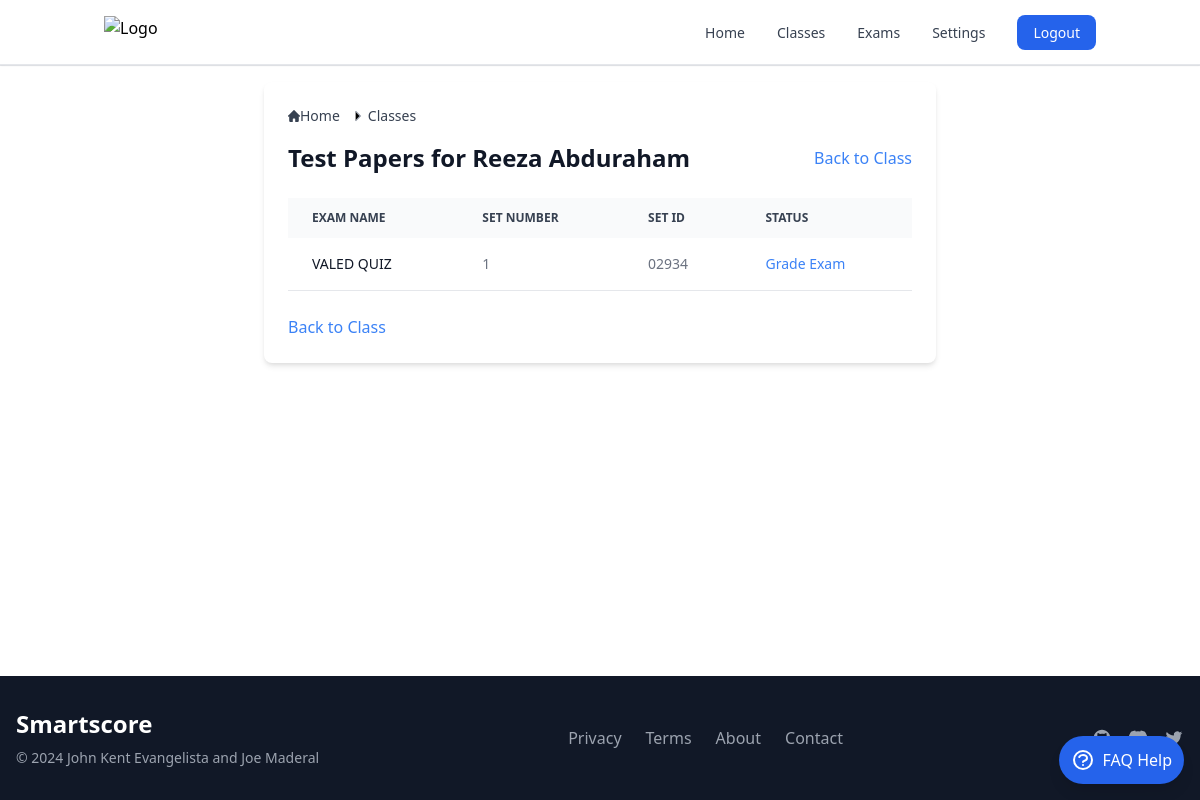
/student_test_papers/297/ (signed in), run on the app's committed database.
### smartscoreapp/models.py (models this page shows, shortened)
class Student(models.Model):
    first_name = models.CharField(max_length=50)
    last_name = models.CharField(max_length=50)
    middle_initial = models.CharField(max_length=1, blank=True)
    student_id = models.CharField(max_length=12, blank=True)  # Not unique
    assigned_class = models.ForeignKey(Class, on_delete=models.CASCADE, related_name='students', null=False)
    short_id = models.CharField(max_length=8, editable=False, null=True, blank=True)
    class Meta:
        unique_together = ('first_name', 'last_name', 'middle_initial', 'assigned_class', 'short_id')

class TestSet(models.Model):
    exam = models.ForeignKey(Exam, on_delete=models.CASCADE)
    student = models.ForeignKey(Student, on_delete=models.CASCADE)
    set_no = models.IntegerField()
    set_id = models.CharField(max_length=5, blank=True)  # Removed unique=True
    questions = models.ManyToManyField('Question', related_name='test_sets', blank=True)
    answer_key = models.CharField(max_length=255, blank=True)
    class Meta:
        unique_together = [['exam', 'student']]  # Ensure one test set per student per exam

class Exam(models.Model):
    exam_id = models.CharField(max_length=3, unique=True, editable=False)
    name = models.CharField(max_length=50)
    class_assigned = models.ForeignKey(Class, related_name='exams', on_delete=models.SET_NULL, null=True)  # Set to NULL on class deletion
    questions = models.ManyToManyField(Question, related_name='exams')
    set_id = models.CharField(max_length=6, unique=True, blank=True)
    instructions = models.TextField(blank=True, null=True)
    time_limit = models.IntegerField(null=True, blank=True)

### smartscoreapp/views.py (the view)
# urls.py: path('student_test_papers/<int:student_id>/', views.student_test_papers_view, name='student_test_papers'),
@login_required
def student_test_papers_view(request, student_id):
    student = get_object_or_404(Student, id=student_id)
    test_sets = TestSet.objects.filter(student=student).select_related('exam').prefetch_related('exam__questions')
    return render(request, 'student_test_papers.html', {'student': student, 'test_sets': test_sets})

### templates/students/student_test_papers.html (shortened to what this page needs)
{% extends "base.html" %}
{% block content %}
<div class="max-w-2xl mx-auto p-6 bg-white shadow-md rounded-lg">
  <nav class="flex mb-4" aria-label="Breadcrumb">
    <ol class="inline-flex items-center space-x-1 md:space-x-2 rtl:space-x-reverse">
      <li class="inline-flex items-center">
        <a href="{% url 'index' %}" class="inline-flex items-center text-sm font-medium text-gray-700 hover:text-blue-600 dark:text-gray-400 dark:hover:text-white">
          Home
        </a>
      </li>
      <li class="flex items-center">
        <svg class="w-3 h-3 text-gray-400 mx-1 rtl:rotate-180" viewBox="0 0 6 10">
          <path stroke="currentColor" d="m1 9 4-4-4-4"/>
        </svg>
        <a href="{% url 'students' %}" class="text-sm font-medium text-gray-700 hover:text-blue-600 dark:text-gray-400 dark:hover:text-white">Classes</a>
      </li>
    </ol>
  </nav>
  <div class="mb-6 flex items-center justify-between">
    <h1 class="text-2xl font-semibold text-gray-900 dark:text-white">Test Papers for {{ student.first_name }} {{ student.last_name }}</h1>
    <a href="{% url 'class_detail' student.assigned_class.id %}" class="text-blue-500 hover:underline">Back to Class</a>
  </div>
  <div class="relative overflow-x-auto mb-6">
    <table class="w-full text-sm text-left text-gray-500 dark:text-gray-400">
      <thead class="text-xs text-gray-700 uppercase bg-gray-50 dark:bg-gray-700 dark:text-gray-400">
        <tr>
          <th scope="col" class="px-6 py-3">Exam Name</th>
          <th scope="col" class="px-6 py-3">Set Number</th>
          <th scope="col" class="px-6 py-3">Set ID</th>
          <th scope="col" class="px-6 py-3">Status</th>
        </tr>
      </thead>
      <tbody>
        {% for test_set in test_sets %}
          <tr class="bg-white border-b dark:bg-gray-800 dark:border-gray-700">
            <td class="px-6 py-4 font-medium text-gray-900 dark:text-white">{{ test_set.exam.name }}</td>
            <td class="px-6 py-4">{{ test_set.set_no }}</td>
            <td class="px-6 py-4">{{ test_set.set_id }}</td>
            <td class="px-6 py-4">
              {% if test_set.is_graded %}
                <span class="text-green-600">Graded</span>
              {% else %}
                <a href="{% url 'grade_exam' test_set.exam.id student.id %}" class="text-blue-500 hover:underline">Grade Exam</a>
              {% endif %}
            </td>
          </tr>
        {% empty %}
          <tr class="bg-white border-b dark:bg-gray-800 dark:border-gray-700">
            <td colspan="4" class="px-6 py-4 text-center text-gray-500 dark:text-gray-400">No test papers available for this student.</td>
          </tr>
        {% endfor %}
      </tbody>
    </table>
  </div>
  <div class="flex items-center">
    <a href="{% url 'class_detail' student.assigned_class.id %}" class="text-blue-500 hover:underline">Back to Class</a>
  </div>
</div>
{% endblock %}

### data on the page
Student: first_name "Reeza", last_name "Abduraham"
TestSet: exam.name "VALED QUIZ", set_no "1", set_id "02934"
